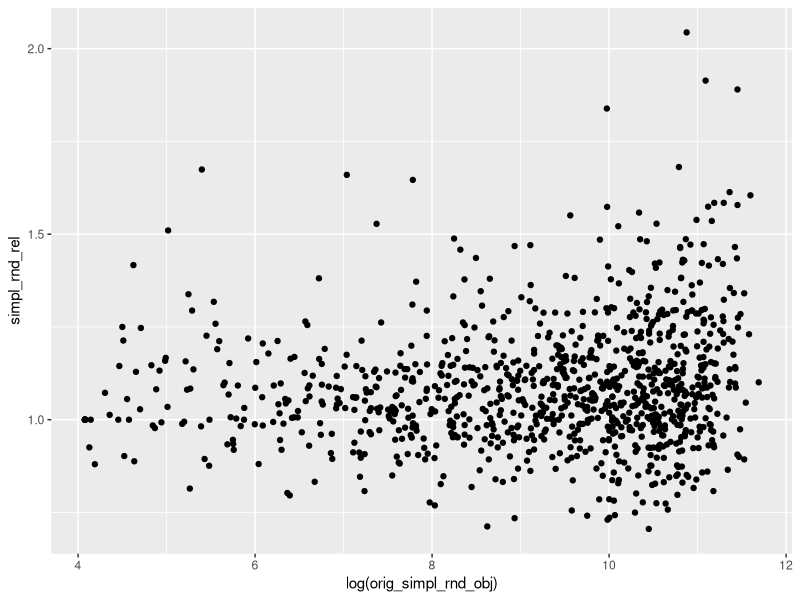
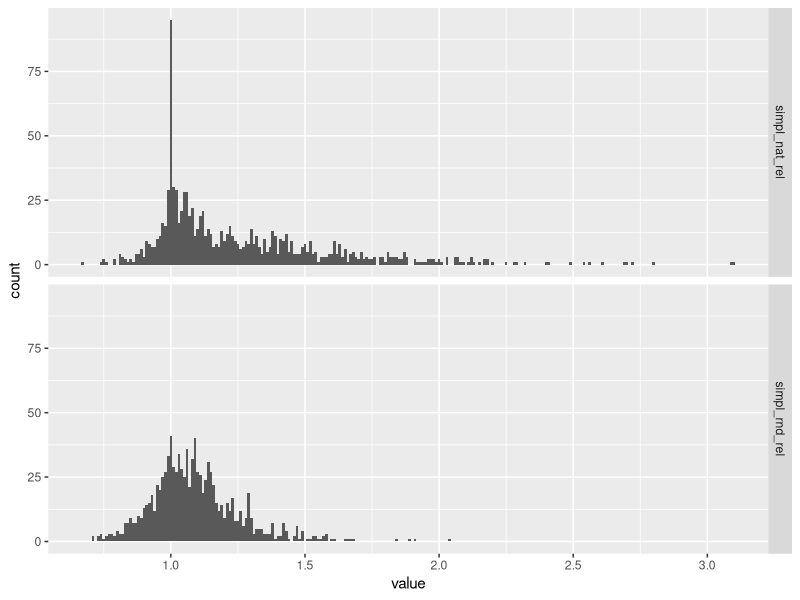
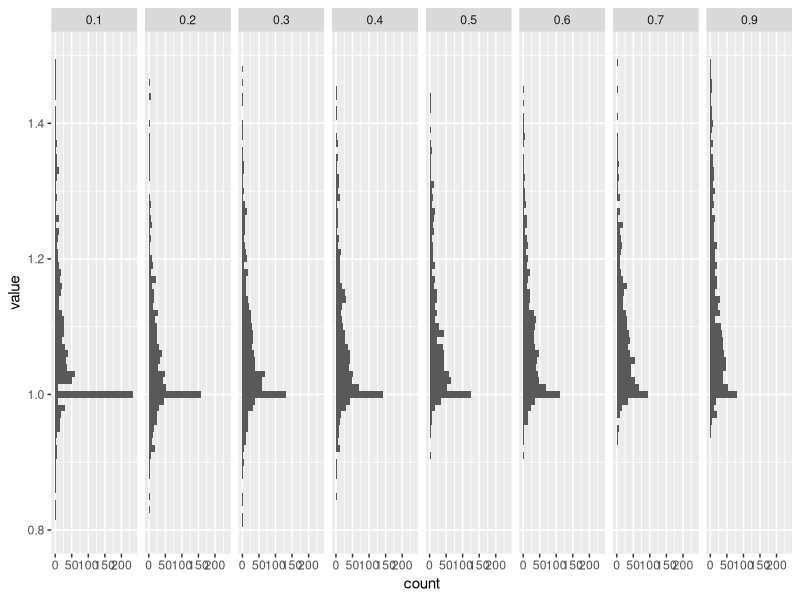
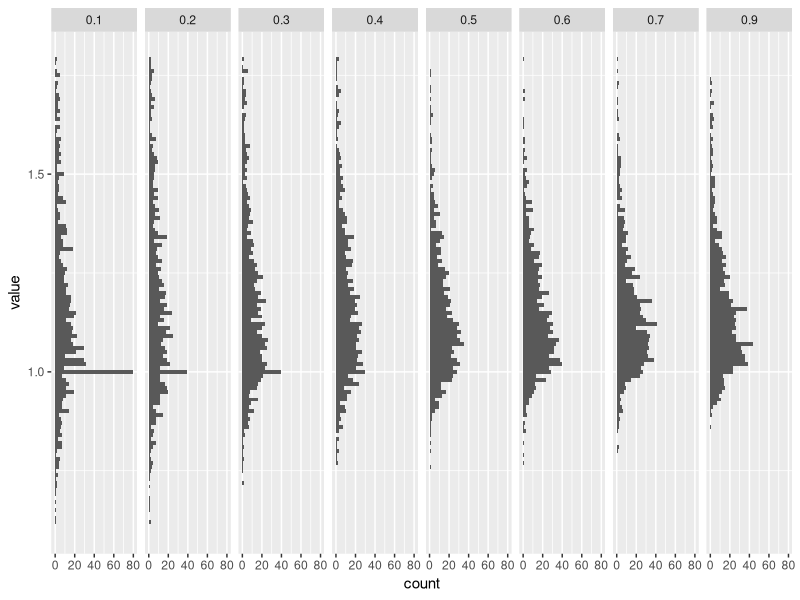

The R source for these figures, in order: (Note: this script raises an error after producing the figures.)
## analyzing the heuristic solutions structure
## (inspired by reviewers' notes)
## (c) A. Bochkarev, Clemson University, 2021

library(ggplot2)
library(dplyr)
library(tidyr)

df = read.csv("./run_logs/tUFL_rnd_DDs_30vars.csv", stringsAsFactors = FALSE)

# data preparation
legend_df = filter(df, num_type == "legend")
df = filter(df, num_type != "legend")

df$value = as.numeric(df$value)

df_wide = pivot_wider(df, id_cols = "instance", names_from = num_type, values_from = value)
str(df_wide)

df_wide = df_wide %>%
  mutate(
    simpl_nat_rel = orig_simpl_nat_obj / orig_minAB_nat_obj,
    simpl_rnd_rel = orig_simpl_rnd_obj / orig_minAB_rnd_obj
  )

ggplot(df_wide)+
  geom_point(aes(x=log(orig_simpl_rnd_obj), y= simpl_rnd_rel))

dfl = pivot_longer(select(df_wide, simpl_nat_rel, simpl_rnd_rel, instance), cols=c("simpl_nat_rel", "simpl_rnd_rel"), names_to="heuristic", values_to = "value")

ggplot(data=dfl)+
  geom_histogram(aes(x=value), binwidth=0.01)+
  facet_grid(heuristic ~ .)

str(dfl)
str(df_wide)

sum(df_wide$simpl_nat_rel < 1.0) / nrow(df_wide)
sum(df_wide$simpl_rnd_rel < 1.0) / nrow(df_wide)

## ggsave("./reports//2021-04-27_Randomized_dia_sizes/3_ind_dia_sizes.png",
       ## width = 16, height = 10)


## second experiment: varying p
dfp = read.csv("./run_logs/tUFL_varying_p.csv", stringsAsFactors = FALSE)

legend_dfp = filter(dfp, num_type == "legend")
dfp = filter(dfp, num_type != "legend")

dfp$value = as.numeric(dfp$value)

df_wide = pivot_wider(dfp, id_cols = "instance", names_from = num_type, values_from = value)
df_wide = df_wide %>%
  mutate(
    simpl_nat_rel = orig_simpl_nat_obj / orig_minAB_nat_obj,
    simpl_rnd_rel = orig_simpl_rnd_obj / orig_minAB_rnd_obj
  )

dfl = pivot_longer(select(df_wide, simpl_nat_rel, simpl_rnd_rel, instance), cols=c("simpl_nat_rel", "simpl_rnd_rel"), names_to="heuristic", values_to = "value")

dfl = dfl %>%
  mutate(
    p = sapply(strsplit(instance,'-'), `[`, 1)
  )

ggplot(data=filter(dfl, heuristic == "simpl_nat_rel"))+
  geom_histogram(aes(x=value), binwidth=0.01)+
  facet_grid(. ~ p)+
  coord_flip()+
  xlim(0.8,1.5)

ggplot(data=filter(dfl, heuristic == "simpl_rnd_rel"))+
  geom_histogram(aes(x=value), binwidth=0.01)+
  facet_grid(. ~ p)+
  coord_flip()+
  xlim(0.6,1.8)

### old code (to be deleted)
str(dfl)
df_wide = df_wide %>%
  mutate(
    simpl2AB_nat = orig_simpl_nat_obj / orig_minAB_nat_obj
  )

## simpl_to_AB = filter(df_wide, n %in% c(5,10, 12, 14, 18, 20))

#ggplot(data = simpl_to_AB)+

ggplot(data = filter(df_wide, n != 5))+
# ggplot(data=df_wide)+
  geom_histogram(aes(x=simpl2AB_nat), binwidth=0.02)+
  coord_flip()+
  facet_grid(. ~ n)+
  xlab("Heuristic objective / minAB objective (both wrt original problem)")+
  ylab("Instances count")

## ggsave("./reports//2021-04-27_Randomized_dia_sizes/4_gen_parameter_p.png",
# ggsave("./reports//2021-04-27_Randomized_dia_sizes/5_gen_parameter_colors.png",
ggsave("./reports//2021-04-27_Randomized_dia_sizes/6_dia_sizes_vs_problem_sizes.png",
       width = 16, height=10)
